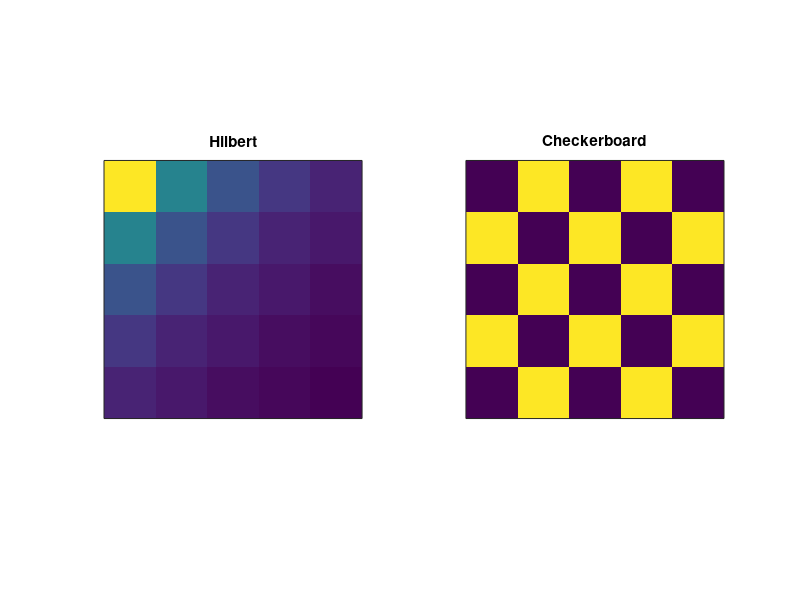

MATLAB code to generate this figure:
% This is the exercise for '1. Create a Hilbert Matrix Using for-loops'

% Initializing matirices
N = 5;
hilbert_mat = zeros(N);
checkerboard_mat = zeros(N);

% Computing
for i=1:N
    for j=1:N
        hilbert_mat(i,j) = 1 / (i + j - 1);
        checkerboard_mat(i,j) = (-1) ^ (i + j - 1);
    end
end

% Plotting
figure, clf

subplot(121)
imagesc(hilbert_mat)
title 'Hilbert'
set(gca, "YTick", [], "XTick", [])
axis square;

subplot(122)
imagesc(checkerboard_mat)
title 'Checkerboard'
set(gca, "YTick", [], "XTick", [])
axis square;
